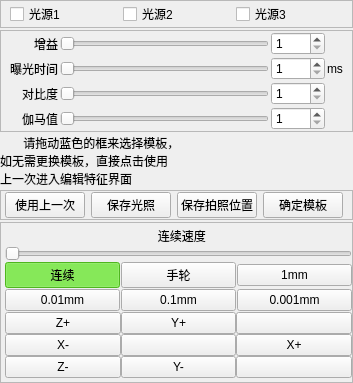
     <widget class="QWidget" name="page_2">
      <layout class="QVBoxLayout" name="verticalLayout_3" stretch="1,4,2,1,5">
       <property name="spacing">
        <number>2</number>
       </property>
       <property name="leftMargin">
        <number>0</number>
       </property>
       <property name="topMargin">
        <number>0</number>
       </property>
       <property name="rightMargin">
        <number>0</number>
       </property>
       <property name="bottomMargin">
        <number>0</number>
       </property>
       <item>
        <widget class="QFrame" name="Frame_Light">
         <property name="frameShape">
          <enum>QFrame::StyledPanel</enum>
         </property>
         <property name="frameShadow">
          <enum>QFrame::Raised</enum>
         </property>
         <layout class="QVBoxLayout" name="verticalLayout_6">
          <property name="topMargin">
           <number>1</number>
          </property>
          <property name="bottomMargin">
           <number>1</number>
          </property>
          <item>
           <layout class="QHBoxLayout" name="horizontalLayout_9">
            <item>
             <widget class="QCheckBox" name="Light1">
              <property name="text">
               <string>光源1</string>
              </property>
             </widget>
            </item>
            <item>
             <widget class="QCheckBox" name="Light2">
              <property name="text">
               <string>光源2</string>
              </property>
             </widget>
            </item>
            <item>
             <widget class="QCheckBox" name="Light3">
              <property name="text">
               <string>光源3</string>
              </property>
             </widget>
            </item>
           </layout>
          </item>
         </layout>
        </widget>
       </item>
       <item>
        <widget class="QFrame" name="Frame_CameraPar">
         <property name="frameShape">
          <enum>QFrame::StyledPanel</enum>
         </property>
         <property name="frameShadow">
          <enum>QFrame::Raised</enum>
         </property>
         <layout class="QVBoxLayout" name="verticalLayout_5">
          <property name="spacing">
           <number>2</number>
          </property>
          <property name="topMargin">
           <number>1</number>
          </property>
          <property name="bottomMargin">
           <number>1</number>
          </property>
          <item>
           <layout class="QGridLayout" name="gridLayout">
            <item row="4" column="2">
             <widget class="QSpinBox" name="SB_CameraContra">
              <property name="readOnly">
               <bool>false</bool>
              </property>
              <property name="minimum">
               <number>1</number>
              </property>
              <property name="maximum">
               <number>1000</number>
              </property>
             </widget>
            </item>
            <item row="3" column="2">
             <widget class="QSpinBox" name="SB_ExposeTime">
              <property name="readOnly">
               <bool>false</bool>
              </property>
              <property name="minimum">
               <number>1</number>
              </property>
              <property name="maximum">
               <number>800</number>
              </property>
             </widget>
            </item>
            <item row="3" column="3">
             <widget class="QLabel" name="label_6">
              <property name="text">
               <string>ms</string>
              </property>
             </widget>
            </item>
            <item row="0" column="1">
             <widget class="QSlider" name="CameraGain">
              <property name="minimum">
               <number>1</number>
              </property>
              <property name="maximum">
               <number>500</number>
              </property>
              <property name="orientation">
               <enum>Qt::Horizontal</enum>
              </property>
             </widget>
            </item>
            <item row="4" column="0">
             <widget class="QLabel" name="label_5">
              <property name="text">
               <string>对比度</string>
              </property>
              <property name="alignment">
               <set>Qt::AlignRight|Qt::AlignTrailing|Qt::AlignVCenter</set>
              </property>
             </widget>
            </item>
            <item row="3" column="0">
             <widget class="QLabel" name="label_4">
              <property name="text">
               <string>曝光时间</string>
              </property>
              <property name="alignment">
               <set>Qt::AlignRight|Qt::AlignTrailing|Qt::AlignVCenter</set>
              </property>
             </widget>
            </item>
            <item row="0" column="2">
             <widget class="QSpinBox" name="SB_CameraGain">
              <property name="readOnly">
               <bool>false</bool>
              </property>
              <property name="minimum">
               <number>1</number>
              </property>
              <property name="maximum">
               <number>500</number>
              </property>
             </widget>
            </item>
            <item row="0" column="0">
             <widget class="QLabel" name="label_3">
              <property name="text">
               <string>增益</string>
              </property>
              <property name="alignment">
               <set>Qt::AlignRight|Qt::AlignTrailing|Qt::AlignVCenter</set>
              </property>
             </widget>
            </item>
            <item row="4" column="1">
             <widget class="QSlider" name="CameraContrast">
              <property name="minimum">
               <number>1</number>
              </property>
              <property name="maximum">
               <number>1000</number>
              </property>
              <property name="orientation">
               <enum>Qt::Horizontal</enum>
              </property>
             </widget>
            </item>
            <item row="3" column="1">
             <widget class="QSlider" name="CameraExposeTime">
              <property name="minimum">
               <number>1</number>
              </property>
              <property name="maximum">
               <number>800</number>
              </property>
              <property name="orientation">
               <enum>Qt::Horizontal</enum>
              </property>
             </widget>
            </item>
            <item row="5" column="1">
             <widget class="QSlider" name="CameraGamma">
              <property name="minimum">
               <number>1</number>
              </property>
              <property name="maximum">
               <number>1000</number>
              </property>
              <property name="orientation">
               <enum>Qt::Horizontal</enum>
              </property>
             </widget>
            </item>
            <item row="5" column="0">
             <widget class="QLabel" name="label_11">
              <property name="text">
               <string>伽马值</string>
              </property>
              <property name="alignment">
               <set>Qt::AlignRight|Qt::AlignTrailing|Qt::AlignVCenter</set>
              </property>
             </widget>
            </item>
            <item row="5" column="2">
             <widget class="QSpinBox" name="SB_CameraGamma">
              <property name="readOnly">
               <bool>false</bool>
              </property>
              <property name="minimum">
               <number>1</number>
              </property>
              <property name="maximum">
               <number>1000</number>
              </property>
             </widget>
            </item>
           </layout>
          </item>
         </layout>
        </widget>
       </item>
       <item>
        <widget class="QLabel" name="label">
         <property name="text">
          <string>       请拖动蓝色的框来选择模板，
如无需更换模板，直接点击使用
上一次进入编辑特征界面</string>
         </property>
        </widget>
       </item>
       <item>
        <widget class="QFrame" name="frame_5">
         <property name="frameShape">
          <enum>QFrame::StyledPanel</enum>
         </property>
         <property name="frameShadow">
          <enum>QFrame::Raised</enum>
         </property>
         <layout class="QGridLayout" name="gridLayout_3">
          <property name="leftMargin">
           <number>4</number>
          </property>
          <property name="topMargin">
           <number>1</number>
          </property>
          <property name="bottomMargin">
           <number>1</number>
          </property>
          <item row="0" column="0">
           <widget class="QPushButton" name="Template_Cancel">
            <property name="sizePolicy">
             <sizepolicy hsizetype="Preferred" vsizetype="Preferred">
              <horstretch>0</horstretch>
              <verstretch>0</verstretch>
             </sizepolicy>
            </property>
            <property name="text">
             <string>使用上一次</string>
            </property>
           </widget>
          </item>
          <item row="0" column="1">
           <widget class="QPushButton" name="LightPar_Save">
            <property name="sizePolicy">
             <sizepolicy hsizetype="Preferred" vsizetype="Preferred">
              <horstretch>0</horstretch>
              <verstretch>0</verstretch>
             </sizepolicy>
            </property>
            <property name="text">
             <string>保存光照</string>
            </property>
           </widget>
          </item>
          <item row="0" column="3">
           <widget class="QPushButton" name="Template_Sure">
            <property name="sizePolicy">
             <sizepolicy hsizetype="Preferred" vsizetype="Preferred">
              <horstretch>0</horstretch>
              <verstretch>0</verstretch>
             </sizepolicy>
            </property>
            <property name="text">
             <string>确定模板</string>
            </property>
           </widget>
          </item>
          <item row="0" column="2">
           <widget class="QPushButton" name="MarkPos_Save">
            <property name="sizePolicy">
             <sizepolicy hsizetype="Preferred" vsizetype="Preferred">
              <horstretch>0</horstretch>
              <verstretch>0</verstretch>
             </sizepolicy>
            </property>
            <property name="text">
             <string>保存拍照位置</string>
            </property>
           </widget>
          </item>
         </layout>
        </widget>
       </item>
       <item>
        <widget class="QFrame" name="frame_2">
         <property name="sizePolicy">
          <sizepolicy hsizetype="Minimum" vsizetype="Minimum">
           <horstretch>0</horstretch>
           <verstretch>0</verstretch>
          </sizepolicy>
         </property>
         <property name="frameShape">
          <enum>QFrame::StyledPanel</enum>
         </property>
         <property name="frameShadow">
          <enum>QFrame::Raised</enum>
         </property>
         <layout class="QHBoxLayout" name="horizontalLayout_4">
          <property name="spacing">
           <number>1</number>
          </property>
          <property name="leftMargin">
           <number>4</number>
          </property>
          <property name="topMargin">
           <number>4</number>
          </property>
          <property name="rightMargin">
           <number>0</number>
          </property>
          <property name="bottomMargin">
           <number>4</number>
          </property>
          <item>
           <layout class="QVBoxLayout" name="verticalLayout_7">
            <item>
             <widget class="QLabel" name="label_2">
              <property name="text">
               <string>  连续速度</string>
              </property>
              <property name="alignment">
               <set>Qt::AlignCenter</set>
              </property>
             </widget>
            </item>
            <item>
             <widget class="QSlider" name="Jog_speed">
              <property name="maximum">
               <number>1500</number>
              </property>
              <property name="orientation">
               <enum>Qt::Horizontal</enum>
              </property>
             </widget>
            </item>
            <item>
             <layout class="QHBoxLayout" name="horizontalLayout_6">
              <item>
               <widget class="QPushButton" name="Btn_Cont">
                <property name="styleSheet">
                 <string notr="true">QPushButton:checked{
	background-color:rgb(109, 255, 42)
}</string>
                </property>
                <property name="text">
                 <string>连续</string>
                </property>
                <property name="checkable">
                 <bool>true</bool>
                </property>
                <property name="checked">
                 <bool>true</bool>
                </property>
                <property name="autoExclusive">
                 <bool>true</bool>
                </property>
               </widget>
              </item>
              <item>
               <widget class="QPushButton" name="Btn_Handle">
                <property name="styleSheet">
                 <string notr="true">QPushButton:checked{
	background-color:rgb(109, 255, 42)
}</string>
                </property>
                <property name="text">
                 <string>手轮</string>
                </property>
                <property name="checkable">
                 <bool>true</bool>
                </property>
                <property name="autoExclusive">
                 <bool>true</bool>
                </property>
               </widget>
              </item>
              <item>
               <widget class="QPushButton" name="Btn_1">
                <property name="minimumSize">
                 <size>
                  <width>0</width>
                  <height>0</height>
                 </size>
                </property>
                <property name="styleSheet">
                 <string notr="true">QPushButton:checked{
	background-color:rgb(109, 255, 42)
}</string>
                </property>
                <property name="text">
                 <string>1mm</string>
                </property>
                <property name="checkable">
                 <bool>true</bool>
                </property>
                <property name="autoExclusive">
                 <bool>true</bool>
                </property>
               </widget>
              </item>
             </layout>
            </item>
            <item>
             <layout class="QHBoxLayout" name="horizontalLayout_8">
              <item>
               <widget class="QPushButton" name="Btn_001">
                <property name="minimumSize">
                 <size>
                  <width>0</width>
                  <height>0</height>
                 </size>
                </property>
                <property name="styleSheet">
                 <string notr="true">QPushButton:checked{
	background-color:rgb(109, 255, 42)
}</string>
                </property>
                <property name="text">
                 <string>0.01mm</string>
                </property>
                <property name="checkable">
                 <bool>true</bool>
                </property>
                <property name="autoExclusive">
                 <bool>true</bool>
                </property>
               </widget>
              </item>
              <item>
               <widget class="QPushButton" name="Btn_01">
                <property name="minimumSize">
                 <size>
                  <width>0</width>
                  <height>0</height>
                 </size>
                </property>
                <property name="styleSheet">
                 <string notr="true">QPushButton:checked{
	background-color:rgb(109, 255, 42)
}</string>
                </property>
                <property name="text">
                 <string>0.1mm</string>
                </property>
                <property name="checkable">
                 <bool>true</bool>
                </property>
                <property name="autoExclusive">
                 <bool>true</bool>
                </property>
               </widget>
              </item>
              <item>
               <widget class="QPushButton" name="Btn_0001">
                <property name="minimumSize">
                 <size>
                  <width>0</width>
                  <height>0</height>
                 </size>
                </property>
                <property name="styleSheet">
                 <string notr="true">QPushButton:checked{
	background-color:rgb(109, 255, 42)
}</string>
                </property>
                <property name="text">
                 <string>0.001mm</string>
                </property>
                <property name="checkable">
                 <bool>true</bool>
                </property>
                <property name="autoExclusive">
                 <bool>true</bool>
                </property>
               </widget>
              </item>
             </layout>
            </item>
            <item>
             <layout class="QGridLayout" name="gridLayout_2">
              <property name="spacing">
               <number>0</number>
              </property>
              <item row="0" column="0">
               <widget class="QPushButton" name="Btn_Zplus">
                <property name="text">
                 <string>Z+</string>
                </property>
               </widget>
              </item>
              <item row="0" column="1">
               <widget class="QPushButton" name="Btn_Yplus">
                <property name="text">
                 <string>Y+</string>
                </property>
               </widget>
              </item>
              <item row="2" column="1">
               <widget class="QPushButton" name="pushButton_10">
                <property name="text">
                 <string/>
                </property>
               </widget>
              </item>
              <item row="2" column="0">
               <widget class="QPushButton" name="Btn_Xminus">
                <property name="text">
                 <string>X-</string>
                </property>
               </widget>
              </item>
              <item row="3" column="0">
               <widget class="QPushButton" name="Btn_Zminus">
                <property name="text">
                 <string>Z-</string>
                </property>
               </widget>
              </item>
              <item row="3" column="1">
               <widget class="QPushButton" name="Btn_Yminus">
                <property name="text">
                 <string>Y-</string>
                </property>
               </widget>
              </item>
              <item row="2" column="2">
               <widget class="QPushButton" name="Btn_Xplus">
                <property name="text">
                 <string>X+</string>
                </property>
               </widget>
              </item>
              <item row="0" column="2">
               <widget class="QPushButton" name="pushButton_12">
                <property name="text">
                 <string/>
                </property>
               </widget>
              </item>
              <item row="3" column="2">
               <widget class="QPushButton" name="pushButton_16">
                <property name="text">
                 <string/>
                </property>
               </widget>
              </item>
             </layout>
            </item>
           </layout>
          </item>
         </layout>
        </widget>
       </item>
      </layout>
     </widget>
